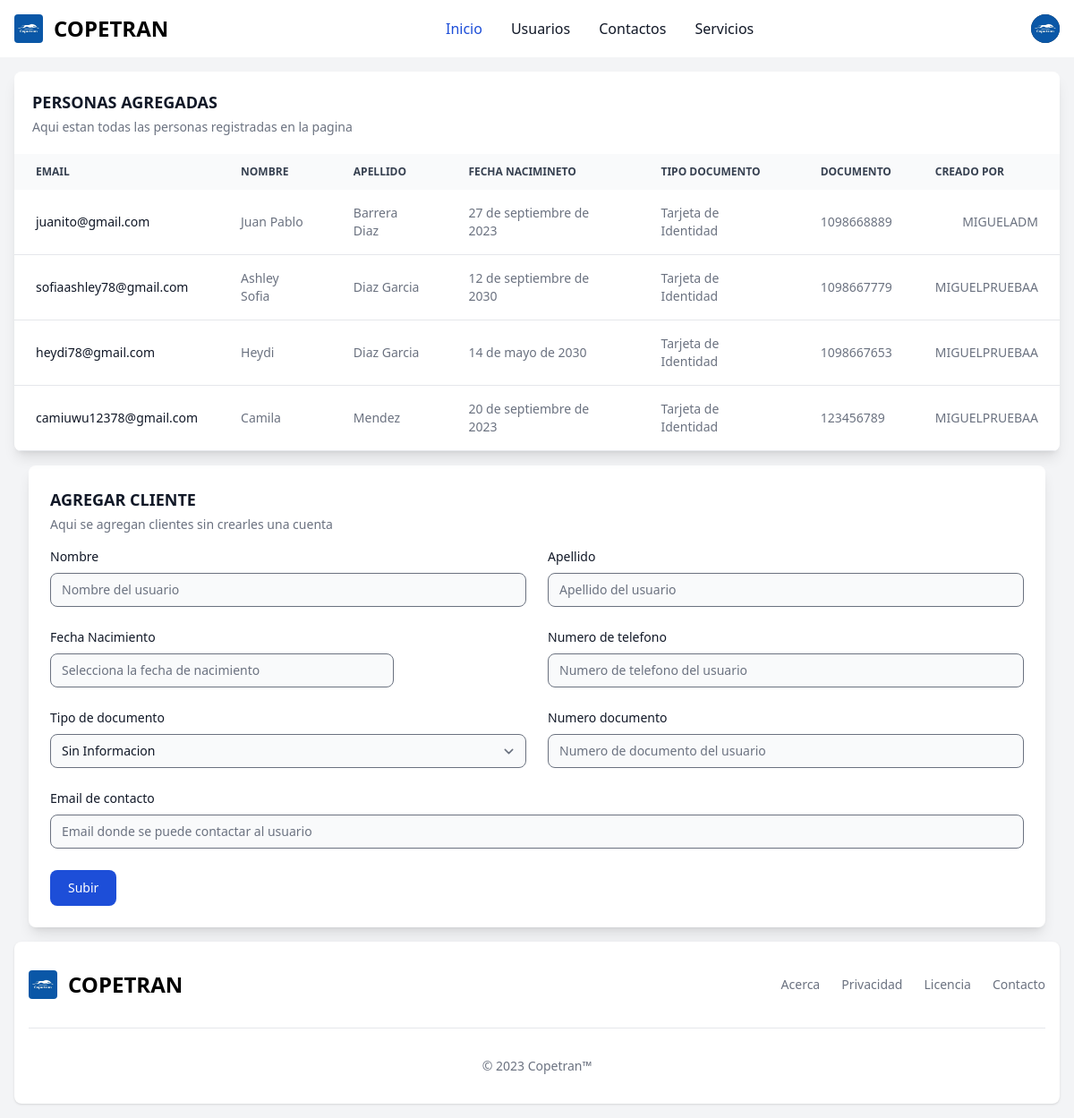
Page / (signed in) on the earlier database version.
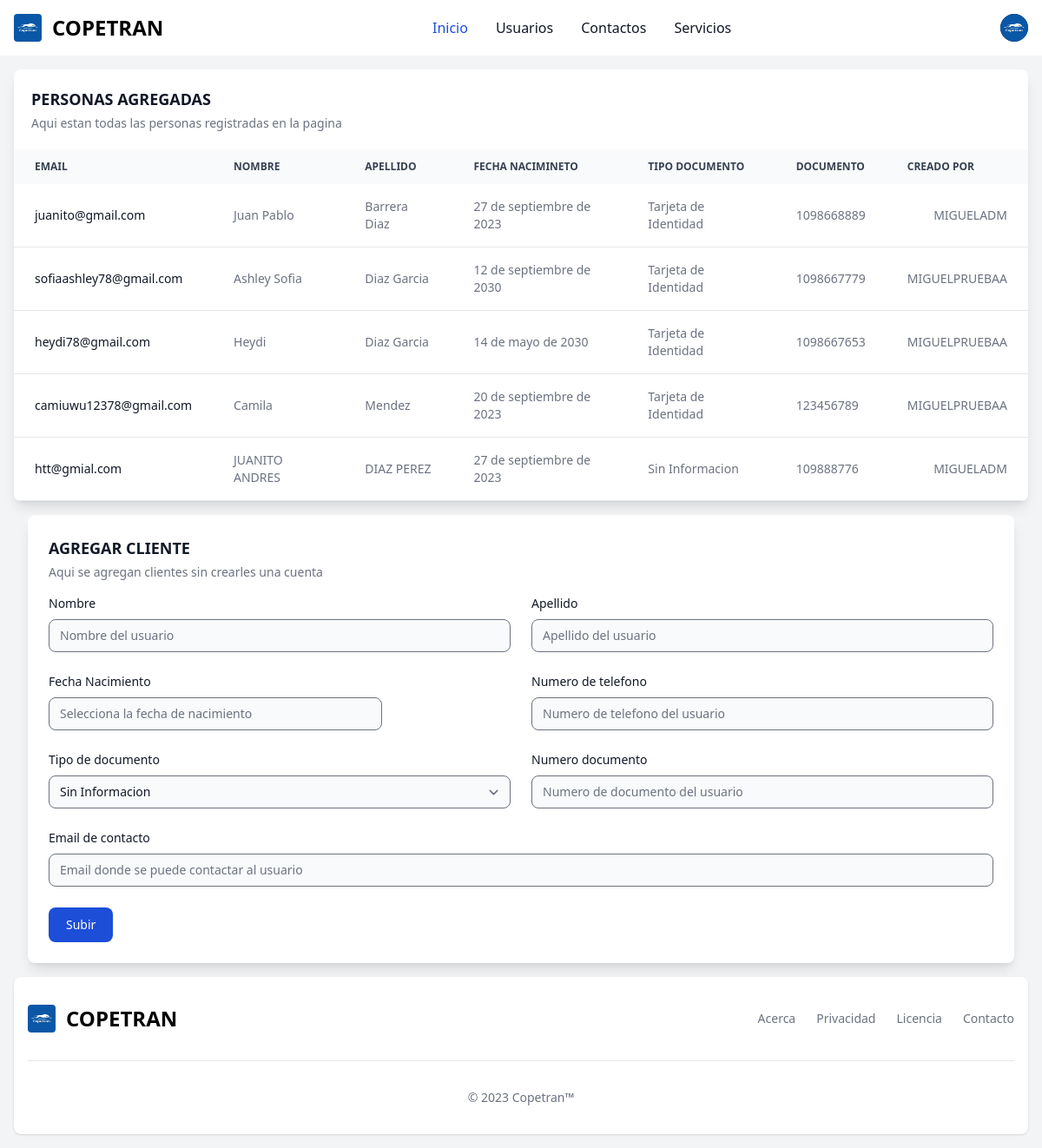
Same page on the later database version.
### personas/models.py (models this page shows, shortened)
class Personas(models.Model):
    nombre = models.TextField()
    apellido = models.TextField()
    fecha_nacimiento = models.DateField()
    telefono = models.CharField(max_length=15)
    tipo_documento = models.CharField(max_length=40, blank=True, null=True, choices=TIPO_DOCUMENTO, default='Sin Informacion')
    documento = models.TextField()
    email = models.EmailField(unique=True)
    estado = models.BooleanField(default=True)
    created_on = models.DateTimeField(default=timezone.now)
    author = models.ForeignKey(User, on_delete=models.CASCADE, related_name='creador_grado')

### users/models.py (models this page shows)
class CustomUser(AbstractUser):
    nombre = models.CharField(max_length=100)
    apellido = models.CharField(max_length=100)
    email = models.EmailField(unique=True)
    fecha_unirse = models.DateTimeField(auto_now_add=True)
    def __str__(self):
        return self.username

### personas/views.py (the view, shortened to what this page needs)
# urls.py: path('', include('personas.urls')),
class personas(View):
    def get(self, request, *args, **kwargs):
        personas = Personas.objects.all()
        form = PersonasForm()
        contexto = {
            'personas': personas,
            'form': form,
            'url': 0,
        }
        return render(request, 'components/index.html', contexto )

### templates/components/index.html (shortened to what this page needs)
{% extends 'base.html' %}
{% load crispy_forms_tags %}
{% block content %}
<div class="hidden md:block relative overflow-x-auto shadow-lg sm:rounded-lg">
    <table class="w-full text-sm text-left text-gray-500 dark:text-gray-400">
        <caption class="p-5 text-lg font-semibold text-left text-gray-900 bg-white dark:text-white dark:bg-gray-900">
            PERSONAS AGREGADAS
            <p class="mt-1 text-sm font-normal text-gray-500 dark:text-gray-400">Aqui estan todas las personas registradas en la pagina</p>
        </caption>
        <thead class="text-xs text-gray-700 uppercase bg-gray-50 dark:bg-gray-700 dark:text-gray-400">
            <tr>
                <th scope="col" class="px-6 py-3">
                    Email
                </th>
                <th scope="col" class="px-6 py-3">
                    Nombre
                </th>
                <th scope="col" class="px-6 py-3">
                    Apellido
                </th>
                <th scope="col" class="px-6 py-3">
                    Fecha Nacimineto
                </th>
                <th scope="col" class="px-6 py-3">
                    Tipo Documento
                </th>
                <th scope="col" class="px-6 py-3">
                    Documento
                </th>
                <th scope="col" class="px-6 py-3">
                    Creado Por
                </th>
            </tr>
        </thead>
        <tbody>
            {% for user in personas %}
                <tr class="bg-white border-b dark:bg-gray-900 dark:border-gray-700">
                    <th scope="row" class="px-6 py-4 font-medium text-gray-900 whitespace-nowrap dark:text-white">
                        {{user.email}}
                    </th>
                    <td class="px-6 py-4">
                        {{user.nombre}}
                    </td>
                    <td class="px-6 py-4">
                        {{user.apellido}}
                    </td>
                    <td class="px-6 py-4">
                        {{user.fecha_nacimiento}}
                    </td>
                    <td class="px-6 py-4 ">
                        {{user.tipo_documento}}
                    </td>
                    <td class="px-6 py-4 ">
                        {{user.documento}}
                    </td>
                    <td class="px-6 py-4 text-right">
                        {{user.author}}
                    </td>
                </tr>
            {% endfor %}
        </tbody>
    </table>
</div>
<div>
    {% if user.is_authenticated %}
    <form method="POST" action="{% url 'home' %}" class="m-4 p-6 rounded-lg bg-white dark:bg-gray-900 shadow-lg">
        <div class=" text-lg font-semibold text-left text-gray-900 dark:text-white">
           AGREGAR CLIENTE
            <p class="mt-1 text-sm font-normal text-gray-500 dark:text-gray-400 pb-4">Aqui se agregan clientes sin crearles una cuenta</p>
        </div>
        <div class="grid gap-6 mb-6 md:grid-cols-2">
            <div>
                <label for="first_name" class="block mb-2 text-sm font-medium text-gray-900 dark:text-white">Nombre</label>
                {{ form.nombre }}
            </div>
            <div>
                <label for="last_name" class="block mb-2 text-sm font-medium text-gray-900 dark:text-white">Apellido</label>
                {{ form.apellido }}
            </div>
            <div>
                <label for="company" class="block mb-2 text-sm font-medium text-gray-900 dark:text-white">Fecha Nacimiento</label>
                <div class="relative max-w-sm">
                    {{ form.fecha_nacimiento }}
                </div>
            </div>
            <div>
                <label for="phone" class="block mb-2 text-sm font-medium text-gray-900 dark:text-white">Numero de telefono</label>
                {{ form.telefono }}
            </div>
            <div>
                <label for="website" class="block mb-2 text-sm font-medium text-gray-900 dark:text-white">Tipo de documento</label>
                {{ form.tipo_documento }}
            </div>
            <div>
                <label for="visitors" class="block mb-2 text-sm font-medium text-gray-900 dark:text-white">Numero documento</label>
                {{ form.documento }}
            </div>
        </div>
        <div class="mb-6">
            <label for="email" class="block mb-2 text-sm font-medium text-gray-900 dark:text-white">Email de contacto</label>
            {{ form.email }}
        </div>
        <button type="submit" class="text-white bg-blue-700 hover:bg-blue-800 focus:ring-4 focus:outline-none focus:ring-blue-300 font-medium rounded-lg text-sm w-full sm:w-auto px-5 py-2.5 text-center dark:bg-blue-600 dark:hover:bg-blue-700 dark:focus:ring-blue-800">Subir</button>
    </form>
    {% endif %}
</div>
{% endblock content %}

### templates/base.html (shortened to what this page needs)
{% load static %}
{% load tailwind_tags %}
{% load crispy_forms_tags %}
<!DOCTYPE html>
<html>
<head>
    {% tailwind_css %}
    <link rel="stylesheet" href="https://cdn.jsdelivr.net/npm/flatpickr/dist/flatpickr.min.css">
    <link href='https://unpkg.com/boxicons@2.1.4/css/boxicons.min.css' rel='stylesheet'>
</head>
<body class="bg-gray-100 dark:bg-gray-600">
    {% block nav %}
        {% include 'components/navbar/nav.html' %}
    {% endblock nav %}
    <div class="m-4">
    {% block content %}
    {% endblock content %}
    </div>
    {% block footer %}
        {% include 'components/sidebar/footer.html' %}
    {% endblock %}
</body>
</html>

### templates/mensajes.html (shortened to what this page needs)
{% load account %}

### templates/components/navbar/nav.html (shortened to what this page needs)
{% load static %}
<nav class="bg-white border-gray-200 dark:bg-gray-900">
    <div class="max-w-screen-xl flex flex-wrap items-center justify-between mx-auto p-4">
    {% if user.is_authenticated %}
    <a href="#" class="flex items-center">
        <img src="{% static 'images/COPETRAN.png' %}" class="rounded h-8 mr-3" alt="Flowbite Logo" />
        <span class="self-center text-2xl font-semibold whitespace-nowrap dark:text-white">COPETRAN</span>
    </a>
    <div class="flex items-center md:order-2">
      <button type="button" class="flex mr-3 text-sm bg-gray-800 rounded-full md:mr-0 focus:ring-4 focus:ring-gray-300 dark:focus:ring-gray-600" id="user-menu-button" aria-expanded="false" data-dropdown-toggle="user-dropdown" data-dropdown-placement="bottom">
          <img class="w-8 h-8 rounded-full" src="{% static 'images/COPETRAN.png' %}" alt="user photo">
      </button>
  </div>
    {% else %}
    <div class="flex items-center md:order-2">
      <a href="{% url 'account_signup' %}" class="relative rounded p-2 bg-blue-700 text-white hover:bg-blue-600 hover:scale-105">
        <b>registrate</b>
      </a>
    </div>
    {% endif %}
    <div class="items-center justify-between hidden w-full md:flex md:w-auto md:order-1" id="navbar-user">
      <ul class="flex flex-col font-medium p-4 md:p-0 mt-4 border border-gray-100 rounded-lg bg-gray-50 md:flex-row md:space-x-8 md:mt-0 md:border-0 md:bg-white dark:bg-gray-800 md:dark:bg-gray-900 dark:border-gray-700">
        <li>
          {% if url == 0 %}
          <a href="{% url 'home' %}" class="block py-2 pl-3 pr-4 text-white bg-blue-700 rounded md:bg-transparent md:text-blue-700 md:p-0 md:dark:text-blue-500" aria-current="page">Inicio</a>
          {% endif %}
        </li>
        <li>
          {% if url == 1 %}
          <a href="{% url 'tabla_usuarios' %}" class="block py-2 pl-3 pr-4 text-white bg-blue-700 rounded md:bg-transparent md:text-blue-700 md:p-0 md:dark:text-blue-500">Usuarios</a>
          {% else %}
          <a href="{% url 'tabla_usuarios' %}" class="block py-2 pl-3 pr-4 text-gray-900 rounded hover:bg-gray-100 md:hover:bg-transparent md:hover:text-blue-700 md:p-0 dark:text-white md:dark:hover:text-blue-500 dark:hover:bg-gray-700 dark:hover:text-white md:dark:hover:bg-transparent dark:border-gray-700">Usuarios</a>
          {% endif %}
        </li>
        <li>
          <a href="#" class="block py-2 pl-3 pr-4 text-gray-900 rounded hover:bg-gray-100 md:hover:bg-transparent md:hover:text-blue-700 md:p-0 dark:text-white md:dark:hover:text-blue-500 dark:hover:bg-gray-700 dark:hover:text-white md:dark:hover:bg-transparent dark:border-gray-700">Contactos</a>
        </li>
        <li>
          <a href="#" class="block py-2 pl-3 pr-4 text-gray-900 rounded hover:bg-gray-100 md:hover:bg-transparent md:hover:text-blue-700 md:p-0 dark:text-white md:dark:hover:text-blue-500 dark:hover:bg-gray-700 dark:hover:text-white md:dark:hover:bg-transparent dark:border-gray-700">Servicios</a>
        </li>
      </ul>
    </div>
    </div>
</nav>

### templates/components/sidebar/footer.html
{% load static %}
<footer class="bg-white rounded-lg shadow dark:bg-gray-900 m-4">
        <div class="w-full max-w-screen-xl mx-auto p-4 md:py-8">
            <div class="sm:flex sm:items-center sm:justify-between">
                <a href="#" class="flex items-center mb-4 sm:mb-0">
                    <img src="{% static 'images/COPETRAN.png' %}" class="h-8 mr-3 rounded" alt="Flowbite Logo" />
                    <span class="self-center text-2xl font-semibold whitespace-nowrap dark:text-white">COPETRAN</span>
                </a>
                <ul class="flex flex-wrap items-center mb-6 text-sm font-medium text-gray-500 sm:mb-0 dark:text-gray-400">
                    <li>
                        <a href="#" class="mr-4 hover:underline md:mr-6 ">Acerca</a>
                    </li>
                    <li>
                        <a href="#" class="mr-4 hover:underline md:mr-6">Privacidad</a>
                    </li>
                    <li>
                        <a href="#" class="mr-4 hover:underline md:mr-6 ">Licencia</a>
                    </li>
                    <li>
                        <a href="#" class="hover:underline">Contacto</a>
                    </li>
                </ul>
            </div>
            <hr class="my-6 border-gray-200 sm:mx-auto dark:border-gray-700 lg:my-8" />
            <span class="block text-sm text-gray-500 sm:text-center dark:text-gray-400">© 2023 <a href="#" class="hover:underline">Copetran™</a></span>
        </div>
    </footer>

Differences in the rows shown:
added Personas: email "htt@gmial.com", nombre "JUANITO ANDRES", apellido "DIAZ PEREZ", fecha_nacimiento "27 de septiembre de 2023", tipo_documento "Sin Informacion", documento "109888776", author "MIGUELADM"
